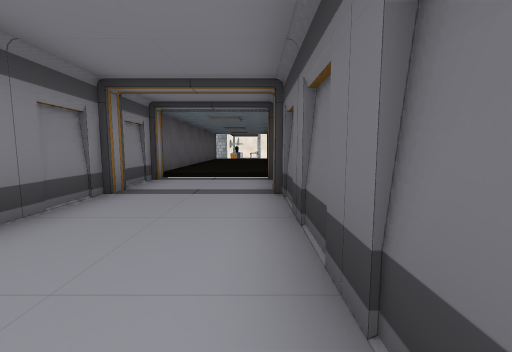
[1] (above)

23 first-person views from a walk through a 3-D level made in the Unity game engine. The camera is 1.5 m above the floor, tilts 6° down and sees 90° across. Doors are open. The floor is counted in squares, 2 m on a side. Each view is taken from the middle of a square. On the plan, view 1 faces up. The plan holds only what a view shows up to about 9 squares ahead; the rest is blank. The place goes on beyond the plan. The player is left out. Some surface patterns are stand-ins.

[2]
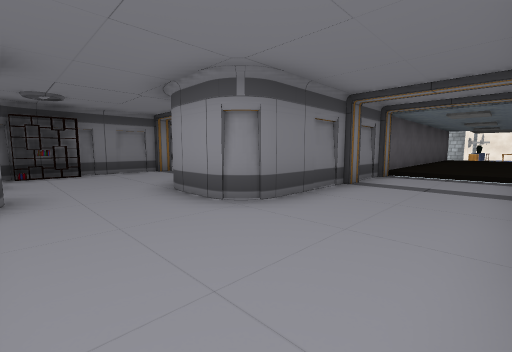

[3]
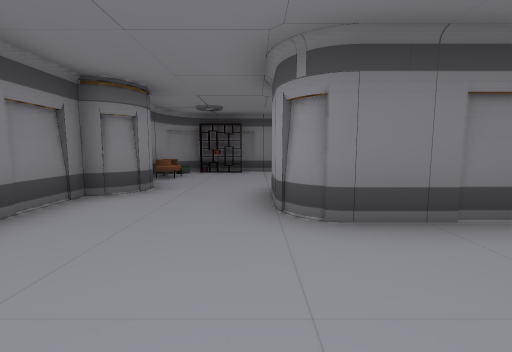

[4]
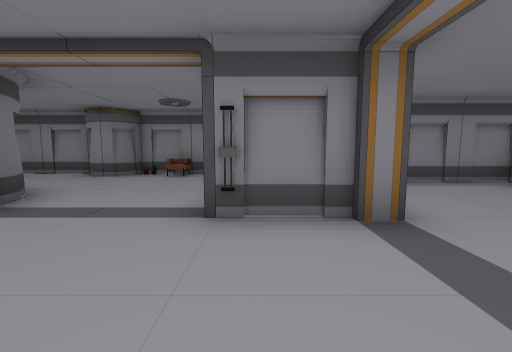

[5]
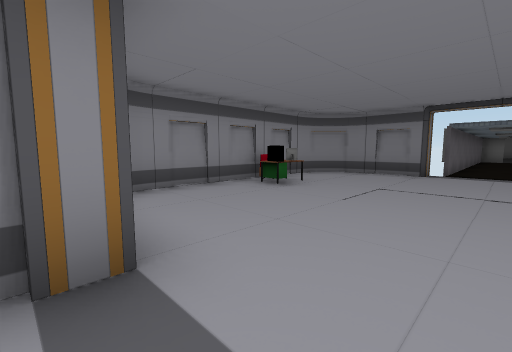

[6]
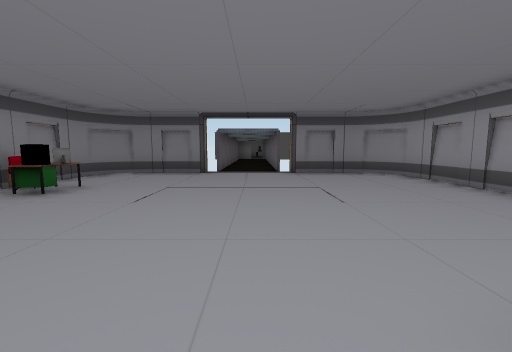

[7]
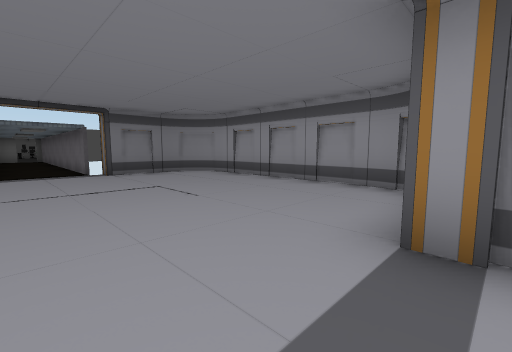

[8]
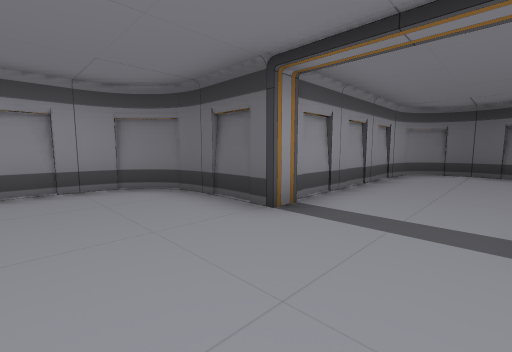

[9]
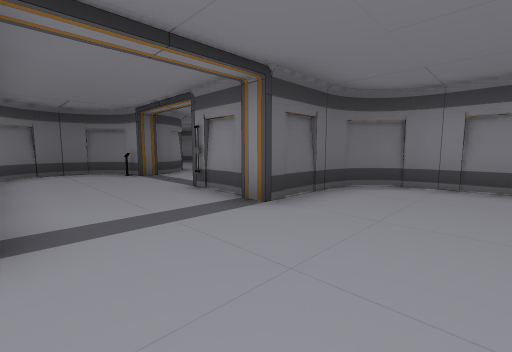

[10]
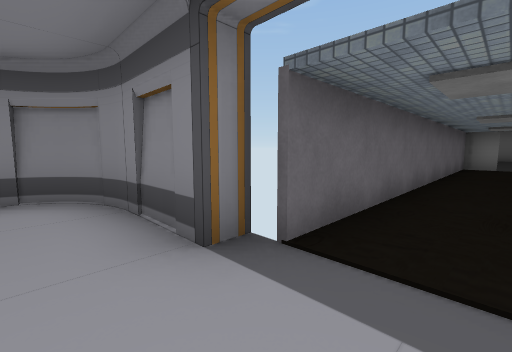

[11]
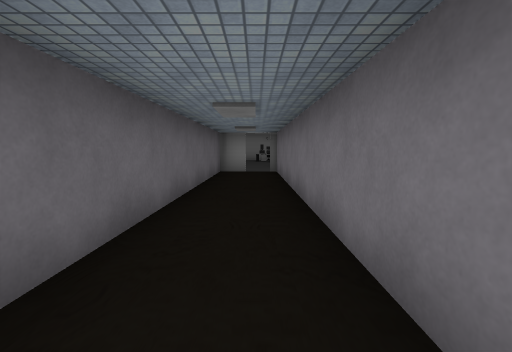

[12]
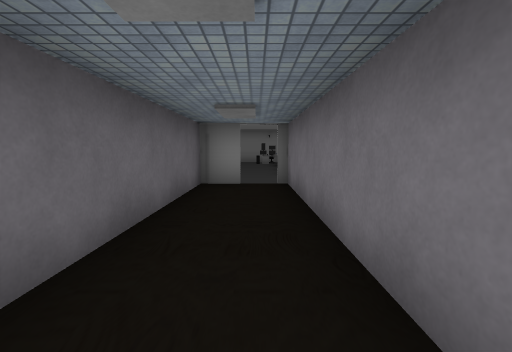

[13]
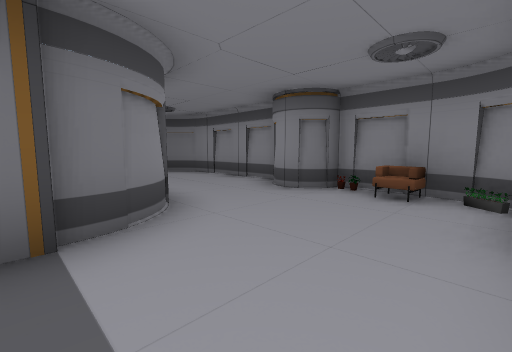

[14]
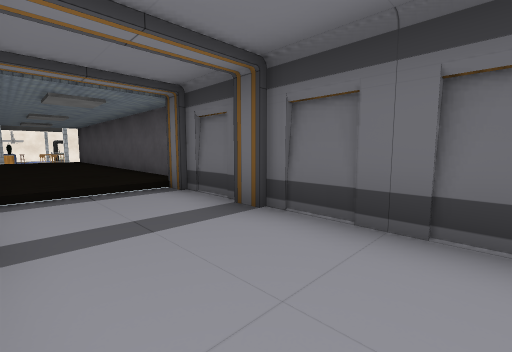

[15]
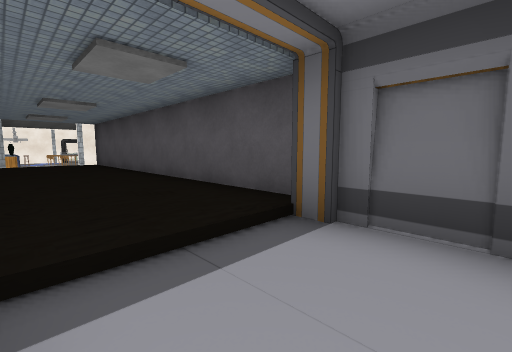

[16]
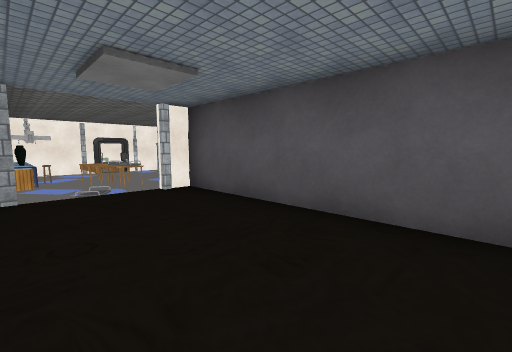

[17]
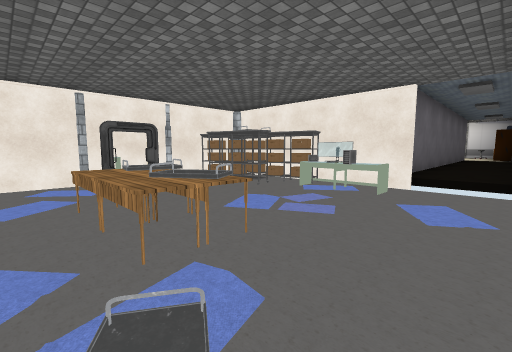

[18]
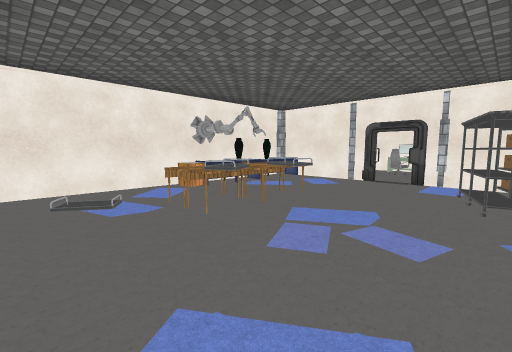

[19]
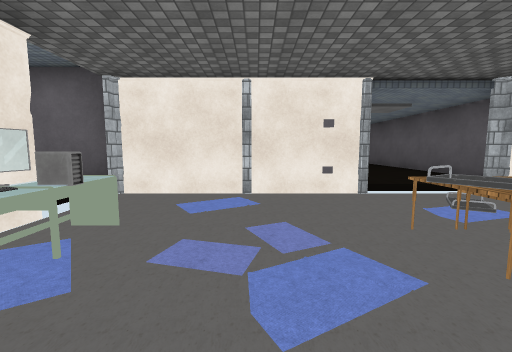

[20]
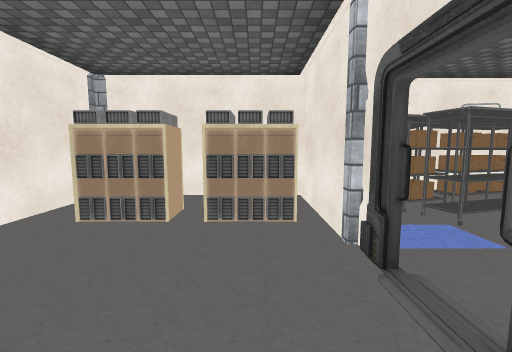

[21]
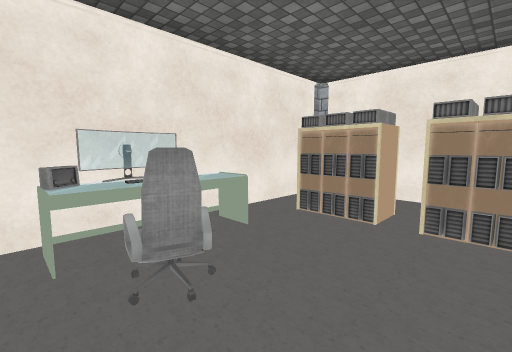

[22]
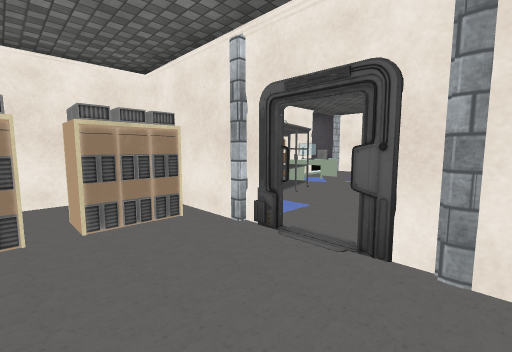

[23]
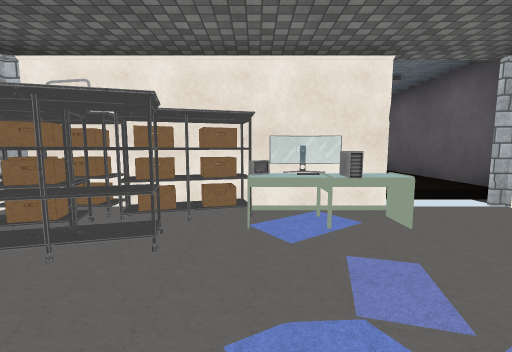

### Floor plan
Key: @ floor where view 1 was taken; # wall or solid block; . main floor; : floor 0.25 m higher than the main floor; D open door; O other object.
Columns run from 29 left of view 1 to 7 right of it. Each row starts with its distance up from view 1.
 27                              ####O
 26                              .O..
 25                              .O.O.#
 24                              ...O.#
 23                            O#ODO#O
 22                            OO...OO
 21                            OOO..OO
 20                            O.O..OO
 19                            #.O.OO.###
 18                            #.....D::#
 17                            O.O.O.O###
 16                           #:::#####
 15                           #:::#
 14                           #:::#
 13                           #:::#
 12                           #:::#
 11                            :::#
 10            ########        :::#
  9            #......##      #:::#
  8            #.......#      #:::#
  7           ##.......###### #DDD#
  6  ##########D.............##DDD#
  5 D..........D.............##...#
  4 ##........DD.............##...#
  3  ###########.......#O...###...#
  2            #.......##...###...#
  1            #.OOOO..##.........#
  0            ##########O.......@#
 -1                     #OO.......#
 -2                     ###O#######

Where each view was taken, in squares from view 1:
view 1: 0 up, 0 right, facing up
view 2: 1 down, 0 right, facing up-left
view 3: 1 up, 0 right, facing left
view 4: 6 up, 9 left, facing down
view 5: 5 up, 10 left, facing down-left
view 6: 5 up, 10 left, facing left
view 7: 4 up, 10 left, facing up-left
view 8: 4 up, 13 left, facing up-right
view 9: 6 up, 13 left, facing down-right
view 10: 5 up, 17 left, facing down-left
view 11: 5 up, 20 left, facing left
view 12: 5 up, 23 left, facing left
view 13: 3 up, 8 left, facing down-right
view 14: 2 up, 2 left, facing up-right
view 15: 5 up, 2 left, facing up-right
view 16: 12 up, 2 left, facing up-right
view 17: 17 up, 1 left, facing up-right
view 18: 17 up, 3 right, facing up-left
view 19: 21 up, 2 right, facing down
view 20: 24 up, 0 right, facing right
view 21: 24 up, 0 right, facing up-right
view 22: 25 up, 0 right, facing down-right
view 23: 20 up, 1 right, facing right
